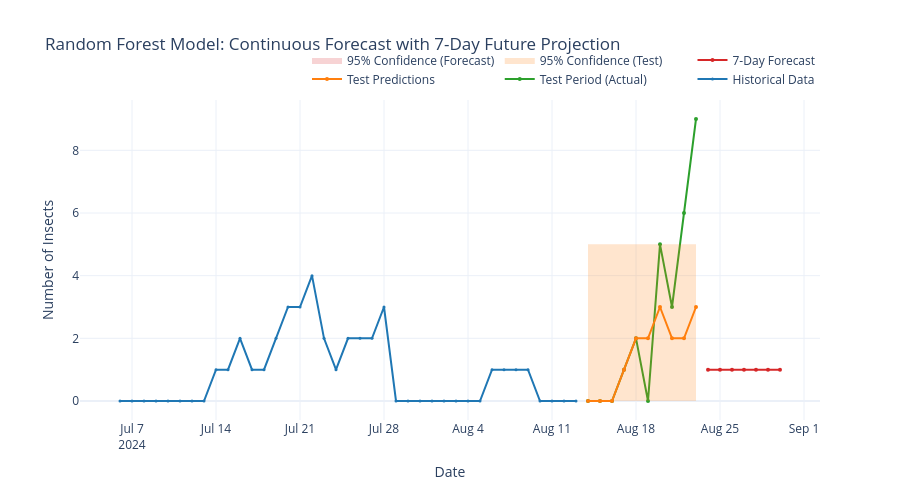

Notebook source saved alongside this figure:
### Markdown cell above
### 📊 Random Forest Performance Analysis

Evaluate Random Forest with interactive visualizations and metrics.

### Code cell
# Random Forest: Proper Train/Test Evaluation with Future Forecasting
# Get train predictions
rf_train_pred = ensure_non_negative_int(best_rf_model.predict(X_train_ml_scaled))
rf_train_metrics = calculate_metrics(y_train_ml, rf_train_pred)

# Get test predictions
rf_test_pred = ensure_non_negative_int(best_rf_model.predict(X_test_ml_scaled))
rf_test_metrics = calculate_metrics(y_test_ml, rf_test_pred)

# Generate confidence intervals for test data
test_lower_bound, test_upper_bound = generate_aggregated_ml_confidence_intervals(
    best_rf_model, ml_test, X_test_ml_scaled, n_bootstrap=50
)

# Generate 7-day future forecast
last_date = ml_test['Date'].iloc[-1]
future_dates = generate_future_dates(last_date, days=7)

# Generate future features (using recent averages from test set)
recent_features = X_test_ml_scaled[-7:].mean(axis=0)
future_features = np.tile(recent_features, (7, 1))

# Get 7-day future forecast
rf_future_pred = ensure_non_negative_int(best_rf_model.predict(future_features))

# Generate confidence intervals for future forecast
future_lower_bound, future_upper_bound = generate_ml_confidence_intervals(
    best_rf_model, future_features, n_bootstrap=50
)

print("📊 Random Forest Model Results:")
print("Training Performance:")
print(f"   MAE: {rf_train_metrics['MAE']:.3f}")
print(f"   RMSE: {rf_train_metrics['RMSE']:.3f}")
print(f"   R²: {rf_train_metrics['R2']:.3f}")
print("\nTest Performance:")
print(f"   MAE: {rf_test_metrics['MAE']:.3f}")
print(f"   RMSE: {rf_test_metrics['RMSE']:.3f}")
print(f"   R²: {rf_test_metrics['R2']:.3f}")
print(f"\n7-Day Future Forecast: {rf_future_pred}")

# Create continuous forecast visualization using aggregated data with confidence intervals
train_agg, test_agg = aggregate_ml_data_for_plotting(ml_train, ml_test, rf_train_pred, rf_test_pred)

fig_rf = create_continuous_forecast_plot(
    train_agg['Number of insects'].values, 
    test_agg['Number of insects'].values, 
    ensure_non_negative_int(test_agg['Predicted'].values), 
    rf_future_pred,
    train_agg['Date'].values, 
    test_agg['Date'].values, 
    future_dates,
    "Random Forest Model: Continuous Forecast with 7-Day Future Projection",
    confidence_lower=test_lower_bound,
    confidence_upper=test_upper_bound,
    future_confidence_lower=future_lower_bound,
    future_confidence_upper=future_upper_bound
)
fig_rf.show()

joblib.dump(best_rf_model, r'D:/study/BI/IS-BI-project/new_BI_project_aproach/bip/new_new_aprach/streamlit/models/rf_model.joblib')

### Figure 1 — Plotly figure (JSON) as saved in the notebook; plotly's stock layout.template omitted (floating-point values rounded to 4 significant figures)
{"data": [{"line": {"color": "#1f77b4", "width": 2}, "marker": {"size": 3}, "mode": "lines+markers", "name": "Historical Data", "type": "scatter", "x": ["2024-07-06T00:00:00.000000000", "2024-07-07T00:00:00.000000000", "2024-07-08T00:00:00.000000000", "2024-07-09T00:00:00.000000000", "2024-07-10T00:00:00.000000000", "2024-07-11T00:00:00.000000000", "2024-07-12T00:00:00.000000000", "2024-07-13T00:00:00.000000000", "2024-07-14T00:00:00.000000000", "2024-07-15T00:00:00.000000000", "2024-07-16T00:00:00.000000000", "2024-07-17T00:00:00.000000000", "2024-07-18T00:00:00.000000000", "2024-07-19T00:00:00.000000000", "2024-07-20T00:00:00.000000000", "2024-07-21T00:00:00.000000000", "2024-07-22T00:00:00.000000000", "2024-07-23T00:00:00.000000000", "2024-07-24T00:00:00.000000000", "2024-07-25T00:00:00.000000000", "2024-07-26T00:00:00.000000000", "2024-07-27T00:00:00.000000000", "2024-07-28T00:00:00.000000000", "2024-07-29T00:00:00.000000000", "2024-07-30T00:00:00.000000000", "2024-07-31T00:00:00.000000000", "2024-08-01T00:00:00.000000000", "2024-08-02T00:00:00.000000000", "2024-08-03T00:00:00.000000000", "2024-08-04T00:00:00.000000000", "2024-08-05T00:00:00.000000000", "2024-08-06T00:00:00.000000000", "2024-08-07T00:00:00.000000000", "2024-08-08T00:00:00.000000000", "2024-08-09T00:00:00.000000000", "2024-08-10T00:00:00.000000000", "2024-08-11T00:00:00.000000000", "2024-08-12T00:00:00.000000000", "2024-08-13T00:00:00.000000000"], "y": [0, 0, 0, 0, 0, 0, 0, 0, 1, 1, 2, 1, 1, 2, 3, 3, 4, 2, 1, 2, 2, 2, 3, 0, 0, 0, 0, 0, 0, 0, 0, 1, 1, 1, 1, 0, 0, 0, 0]}, {"line": {"color": "#2ca02c", "width": 2}, "marker": {"size": 4}, "mode": "lines+markers", "name": "Test Period (Actual)", "type": "scatter", "x": ["2024-08-14T00:00:00.000000000", "2024-08-15T00:00:00.000000000", "2024-08-16T00:00:00.000000000", "2024-08-17T00:00:00.000000000", "2024-08-18T00:00:00.000000000", "2024-08-19T00:00:00.000000000", "2024-08-20T00:00:00.000000000", "2024-08-21T00:00:00.000000000", "2024-08-22T00:00:00.000000000", "2024-08-23T00:00:00.000000000"], "y": [0, 0, 0, 1, 2, 0, 5, 3, 6, 9]}, {"line": {"color": "#ff7f0e", "width": 2}, "marker": {"size": 4}, "mode": "lines+markers", "name": "Test Predictions", "type": "scatter", "x": ["2024-08-14T00:00:00.000000000", "2024-08-15T00:00:00.000000000", "2024-08-16T00:00:00.000000000", "2024-08-17T00:00:00.000000000", "2024-08-18T00:00:00.000000000", "2024-08-19T00:00:00.000000000", "2024-08-20T00:00:00.000000000", "2024-08-21T00:00:00.000000000", "2024-08-22T00:00:00.000000000", "2024-08-23T00:00:00.000000000"], "y": [0, 0, 0, 1, 2, 2, 3, 2, 2, 3]}, {"line": {"color": "#d62728", "width": 2}, "marker": {"size": 4}, "mode": "lines+markers", "name": "7-Day Forecast", "type": "scatter", "x": ["2024-08-24T00:00:00", "2024-08-25T00:00:00", "2024-08-26T00:00:00", "2024-08-27T00:00:00", "2024-08-28T00:00:00", "2024-08-29T00:00:00", "2024-08-30T00:00:00"], "y": [1, 1, 1, 1, 1, 1, 1]}, {"line": {"width": 0}, "mode": "lines", "showlegend": false, "type": "scatter", "x": ["2024-08-14T00:00:00.000000000", "2024-08-15T00:00:00.000000000", "2024-08-16T00:00:00.000000000", "2024-08-17T00:00:00.000000000", "2024-08-18T00:00:00.000000000", "2024-08-19T00:00:00.000000000", "2024-08-20T00:00:00.000000000", "2024-08-21T00:00:00.000000000", "2024-08-22T00:00:00.000000000", "2024-08-23T00:00:00.000000000"], "y": [5, 5, 5, 5, 5, 5, 5, 5, 5, 5]}, {"fill": "tonexty", "fillcolor": "rgba(255, 127, 14, 0.2)", "line": {"width": 0}, "mode": "lines", "name": "95% Confidence (Test)", "showlegend": true, "type": "scatter", "x": ["2024-08-14T00:00:00.000000000", "2024-08-15T00:00:00.000000000", "2024-08-16T00:00:00.000000000", "2024-08-17T00:00:00.000000000", "2024-08-18T00:00:00.000000000", "2024-08-19T00:00:00.000000000", "2024-08-20T00:00:00.000000000", "2024-08-21T00:00:00.000000000", "2024-08-22T00:00:00.000000000", "2024-08-23T00:00:00.000000000"], "y": [0, 0, 0, 0, 0, 0, 0, 0, 0, 0]}, {"line": {"width": 0}, "mode": "lines", "showlegend": false, "type": "scatter", "x": ["2024-08-24T00:00:00", "2024-08-25T00:00:00", "2024-08-26T00:00:00", "2024-08-27T00:00:00", "2024-08-28T00:00:00", "2024-08-29T00:00:00", "2024-08-30T00:00:00"], "y": [1, 1, 1, 1, 1, 1, 1]}, {"fill": "tonexty", "fillcolor": "rgba(214, 39, 40, 0.2)", "line": {"width": 0}, "mode": "lines", "name": "95% Confidence (Forecast)", "showlegend": true, "type": "scatter", "x": ["2024-08-24T00:00:00", "2024-08-25T00:00:00", "2024-08-26T00:00:00", "2024-08-27T00:00:00", "2024-08-28T00:00:00", "2024-08-29T00:00:00", "2024-08-30T00:00:00"], "y": [1, 1, 1, 1, 1, 1, 1]}], "layout": {"height": 500, "hovermode": "x unified", "legend": {"orientation": "h", "x": 1, "xanchor": "right", "y": 1.02, "yanchor": "bottom"}, "title": {"text": "Random Forest Model: Continuous Forecast with 7-Day Future Projection"}, "xaxis": {"title": {"text": "Date"}}, "yaxis": {"title": {"text": "Number of Insects"}}}}
